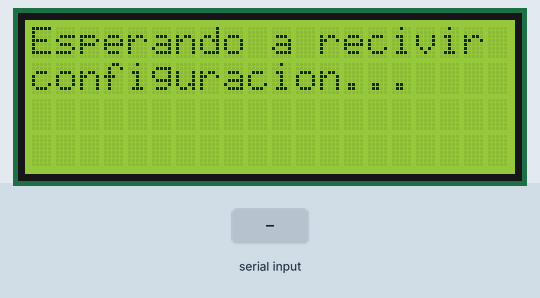
The sketch below on a simulated Arduino Uno, built with avr-gcc and run on an emulated ATmega328P. On the bench: 20×4 character LCD. The inputs (shaded band) are chosen by the test bench. What the sketch prints to the serial monitor is not drawn.

Above: at 1.7 s.
1.8 s: "1" received over Serial
At 3.7 s:
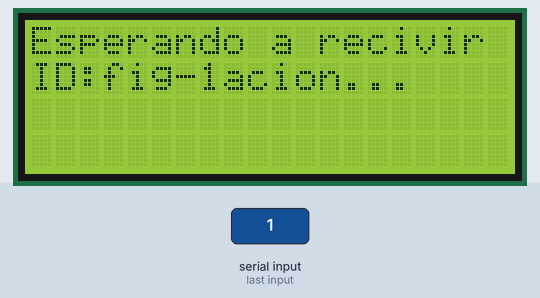
4.3 s: "0" received over Serial
At 6.2 s:
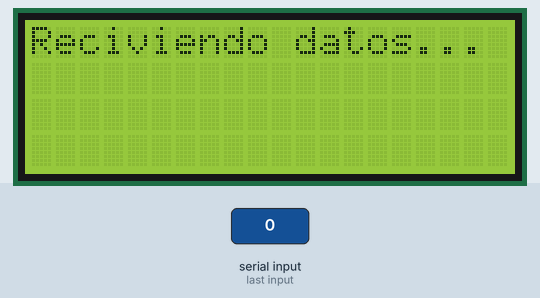
6.8 s: "2" received over Serial
At 8.9 s:
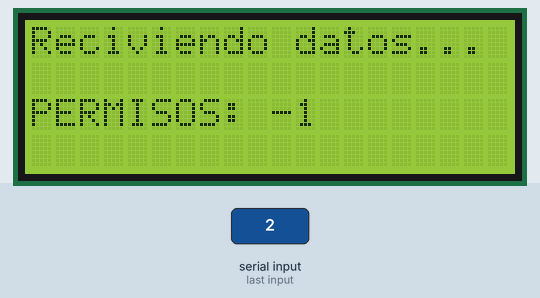
9.3 s: "1" received over Serial
At 10.7 s:
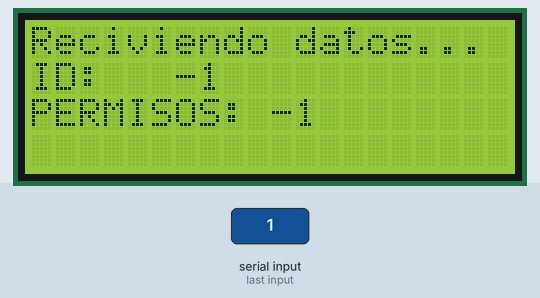
Timing chart, 0 to 12.3 s (numbered marks = the images above; inputs shaded):
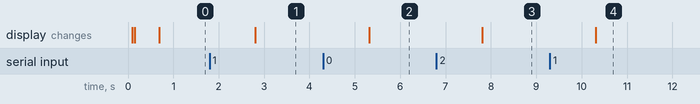

The sketch:

quemador.ino
```cpp
#include "./comun.hpp"
#include "./coms/coms.hpp"
#include "./perifericos/perifericos.hpp"
#include "./controladores/controladores.hpp"

void setup(void) {
    // Establecemos el estado a inicializacion.
    ESTADO = ESTADOS::INICIALIZACION;

    // Inicializamos los buses de comunicacion.
    CONTROLADOR_INICIALIZAR::inicializar();
};


void loop(void) {
    // Muestra el estado actual del dispositivo.
    if(ESTADO != ESTADO_ANTERIOR) {
        Serial.print("Estado actual: ");
        Serial.println(ESTADO);

        // Actualizamos el estado anterior.
        ESTADO_ANTERIOR = ESTADO;
    }

    // Cada que transcurra 100ms se actualizara el estado
    // del dispositivo.
    if(millis() % FRECUENCIA_ACTUALIZACION_MAIN == 0) {
        switch(ESTADO) {
            case ESTADOS::INICIALIZAR_PERIFERICOS: {
                CONTROLADOR_INICIALIZAR::inicializarPerifericos();
                break;

            } case ESTADOS::ERROR_PERIFERICOS: {
                CONTROLADOR_ERROR::errorPerifericos();
                break;

            } case ESTADOS::ESPERA_EVENTO: {
                CONTROLADOR_EVENTOS::esperarEvento();
                break;

            } case ESTADOS::ESPERA_TARJETA: {
                CONTROLADOR_RFID::esperaTarjeta();
                break;

            } case ESTADOS::AUTENTIFICACION_TARJETA: {
                CONTROLADOR_RFID::autentificarTarjeta();
                break;

            } case ESTADOS::ERROR_AUTENTIFICACION: {
                CONTROLADOR_ERROR::errorAutentificacion();
                break;

            } case ESTADOS::GUARDAR_DATOS_TARJETA: {
                CONTROLADOR_RFID::guardarDatosTarjeta();
                break;

            } case ESTADOS::ERROR_ESCRITURA: {
                CONTROLADOR_ERROR::errorEscritura();
                break;

            } case ESTADOS::ESCRITURA_FINALIZADA: {
                CONTROLADOR_EVENTOS::escrituraFinalizada();
                break;

            } default: {
                CONTROLADOR_ERROR::halt();
                break;
            }
        }
    }
};
```

coms.hpp
```cpp
/*
* Funciones para los protocolos de comunicacion.
* */

namespace COMS_SERIAL {
    /* Namespace de comunicacion serial. */

    // Inicia comunicacion Serial.
    bool inicializarSerial(void);

    // Checa si se recivio algun evento por medio del bus Serial.
    int checarPorEvento(void);

    // recivimos un dato del serial.
    int recivirDato(void);

    // Vaciamos el buffer serial.
    void vaciarBuffer(void);
};

namespace COMS_SPI {
    // Inicializa la comunicacion por SPI.
    bool inicializarSPI(void);
};


// Importamos las funciones.
#include "./comsSerial.cpp"
#include "./comsSPI.cpp"
```

comun.hpp
```cpp
#pragma ONCE

// Pines del RC522.
#define RST_PIN 9
#define SS_PIN 10

#include <SPI.h>
#include <MFRC522.h>
#include <LiquidCrystal_I2C.h>

enum ESTADOS {
    // Estado de halt.
    HALT,

    // Estado inicial del arduino.
    INICIALIZACION,

    // Estado de inicializacion de perifericos.
    INICIALIZAR_PERIFERICOS,

    // Estado error con perifericos.
    ERROR_PERIFERICOS,

    // Estado de espera por evento en serial.
    ESPERA_EVENTO,

    // Estado de espera de ingreso de tarjeta.
    ESPERA_TARJETA,

    // Estado de autentificacion de tarjeta.
    AUTENTIFICACION_TARJETA,

    // Estado de error de autentificacion.
    ERROR_AUTENTIFICACION,

    // Estado de guardar datos en la tarjeta.
    GUARDAR_DATOS_TARJETA,

    // Estado de error de lectura en tarjeta.
    ERROR_ESCRITURA,

    // Estado de finalizacion de escritura.
    ESCRITURA_FINALIZADA
};

enum EVENTOS {
    /*
    * Eventos que se pasan por medio de Serial.
    * */

    // Inicia el grabado de datos.
    INICIAR_GUARDADO_DATOS,

    // Envia el dato del id del empleado.
    ID_ENVIADO,

    // Envia el dato de los permisos del empleado.
    PERMISOS_ENVIADO,

    // Envia el rol del empleado.
    ROL_ENVIADO,

    // Termina el grabado de datos.
    TERMINAR_GUARDADO_DATOS,
};

enum FLAGS {
    /*
    * Banderas del estado del dispositivo y las operaciones de este.
    */

    // Error detectado.
    ERROR_CON_DISPOSITIVO = 0b00000000,

    // Inicialización terminada.
    INICIALIZACION_TERMINADA = 0b00000001,

    // Indica cuando una configuracion se guardo exitosamente.
    ESCRITURA_TERMINADA = 0b00000010,

    // Banderas libres.
    FLAG_3 = 0b00000100,
    FLAG_4 = 0b00001000,
    FLAG_5 = 0b00010000,
    FLAG_6 = 0b00100000,

    // Operación terminada.
    OPERACION_TERMINADA = 0b01000000,

    // Conexión cerrada.
    CONEXION_CERRADA = 0b10000000,
};

// Instanciamos el sensor RC522.
MFRC522 mfrc522(SS_PIN, RST_PIN);

// Instanciamos el lcd.
LiquidCrystal_I2C DISPLAY_LCD(0x27, 20, 4);

// Instanciamos una llave para el RFID.
MFRC522::MIFARE_Key keyA;
MFRC522::MIFARE_Key keyB;

// Bloques de datos.
int BLOCK_ID = 4;
int BLOCK_PERMISOS = 5;
int BLOCK_ROL = 6;

// Instanciamos un status para el RFID.
MFRC522::StatusCode STATUS_RC522;

// Establece el estado actual del esp8266.
ESTADOS ESTADO;
ESTADOS ESTADO_ANTERIOR;

// Buffer para el sensor RFID.
byte bufferRFIDEscritura[16];

// Datos a guardar en la tarjeta.
int ID_EMPLEADO;
int PERMISO_EMPLEADO;
int ROL_EMPLEADO;

// Baud rate de comunicacion serial.
unsigned long BAUD_RATE = 9600;

// Bandera que indica si esta esperando tarjeta.
bool TOGGLE_INDICADOR = false;

// Frecuencia de actualizacion del manager de estados.
int FRECUENCIA_ACTUALIZACION_MAIN = 100;
```

controladores.hpp
```cpp
/*
* Rutinas de los controladores de los estados del dispositivo quemador.
*/

namespace CONTROLADOR_INICIALIZAR {
    // Inicializa los buses de comunicacion.
    bool inicializar(void);

    // Inicializa los perifericos.
    bool inicializarPerifericos(void);
};

namespace CONTROLADOR_EVENTOS {
    // Espera por un evento por medio del bus Serial.
    bool esperarEvento(void);

    // Indica la finalización de la escritura de la tarjeta
    // de manera exitosa.
    bool escrituraFinalizada(void);
};

namespace CONTROLADOR_ERROR {
    // Error de escritura de tarjeta.
    bool errorEscritura(void);

    // Error con perifericos.
    bool errorPerifericos(void);

    // Error de perifericos.
    bool errorAutentificacion(void);

    // Controlador de halt.
    bool halt(void);
};

namespace CONTROLADOR_RFID {
    // Espera el ingreso de una tarjeta.
    bool esperaTarjeta(void);

    // Autentificia la tarjeta para ser escrita.
    bool autentificarTarjeta(void);

    // Escribe los datos en la tarjeta.
    bool guardarDatosTarjeta(void);
};

// Incluimos las funciones del control de estados.
#include "./controladorInicializacion.cpp"
#include "./controladorEventos.cpp"
#include "./controladorError.cpp"
#include "./controladorRFID.cpp"
```

perifericos.hpp
```cpp
/*
 * Controlador de perifericos del actuador.
 * */

namespace RFID {
    /*
    * Funciones para el uso del modulo RC522.
    */

    // Inicializa el RC522.
    bool inicializarRFID(void);

    // Limpiamos el buffer del RC522.
    bool limpiarBufferRFID(void);

    // Lee la tarjeta por el RC522.
    bool escrituraRFID(int, int);

    // Detectamos si hay una tarjeta presente.
    bool hayTarjetaPresente(void);

    // Autentificamos la tarjeta para la lectura.
    bool autentificarTarjetaEscritura(int);
};


namespace LCD {
    // Inicializamos la pantalla LCD.
    bool inicializarLCD(void);

    // Enviamos un texto para mostrar en el lcd.
    bool mostrarTexto(const char [], int = 0, int = 0, bool = false);
};

// Incluimos las funciones.
#include "./rc522.cpp"
#include "./lcd.cpp"
```

Measured:
- after the input at 1.8 s, the display: changes after 1.0 s (image 1)
- after the input at 4.3 s, the display: changes after 1.0 s (image 2)
- after the input at 6.8 s, the display: changes after 1.0 s (image 3)
- after the input at 9.3 s, the display: changes after 1.0 s (image 4)
